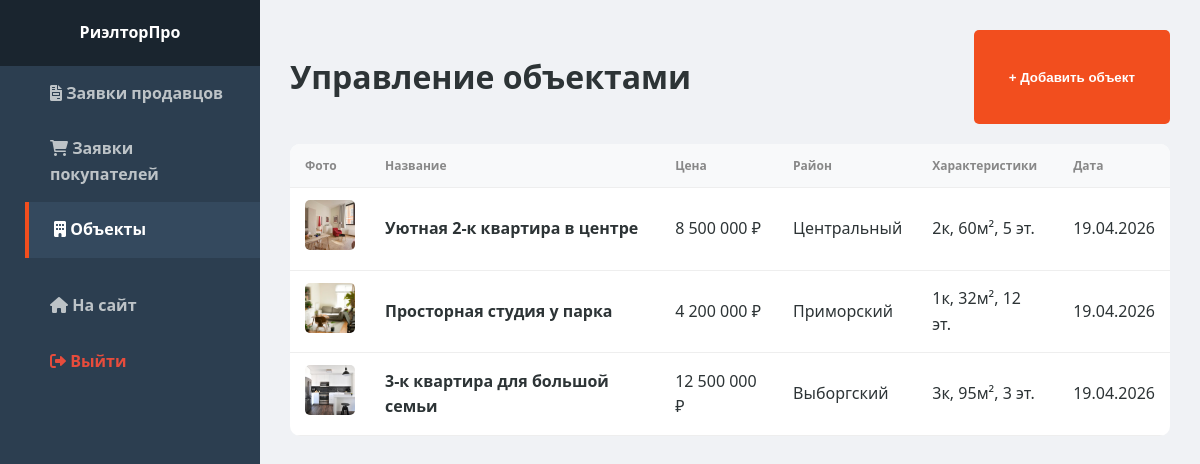
Before: /admin.php?view=properties (signed in) with the older database file.
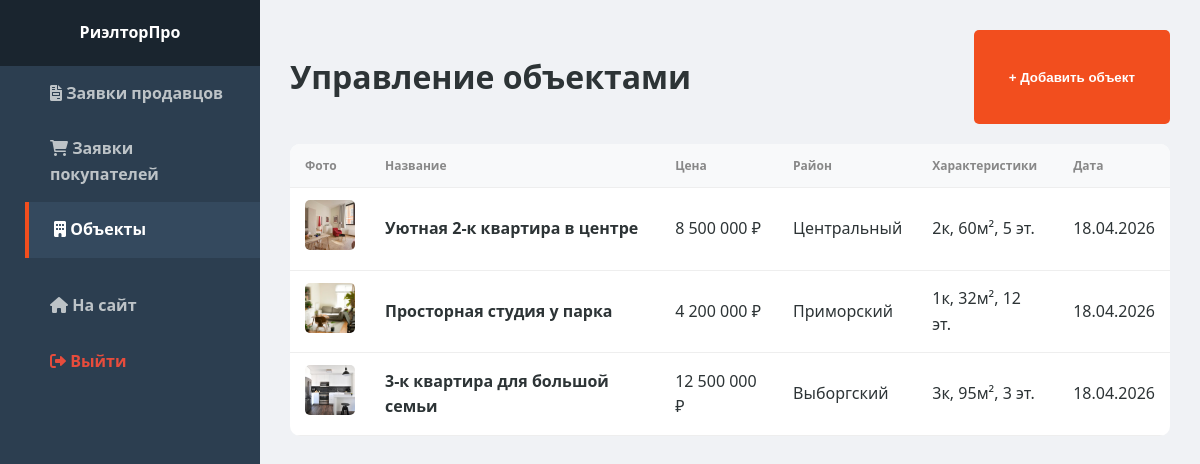
After: the same page with the newer database file.
### tables this page shows
CREATE TABLE IF NOT EXISTS `properties` (
  `id` int(11) NOT NULL AUTO_INCREMENT,
  `title` varchar(255) NOT NULL,
  `price` int(11) NOT NULL,
  `rooms` int(11) NOT NULL,
  `area` int(11) NOT NULL,
  `district` varchar(100) NOT NULL,
  `house_type` varchar(100) NOT NULL,
  `renovation` varchar(100) NOT NULL,
  `floor` int(11) NOT NULL,
  `image_url` varchar(255) DEFAULT NULL,
  `created_at` timestamp NOT NULL DEFAULT current_timestamp(),
  `description` text DEFAULT NULL,
  PRIMARY KEY (`id`)
);

### admin.php (the view, shortened to what this page needs)
<?php
require_once 'db.php';
$view = $_GET['view'] ?? 'sellers';
if ($view === 'buyers') {
    $stmt = $pdo->query("SELECT pr.*, p.title as property_name FROM property_requests pr JOIN properties p ON pr.property_id = p.id ORDER BY pr.created_at DESC");
    $data = $stmt->fetchAll();
} elseif ($view === 'properties') {
    $stmt = $pdo->query("SELECT * FROM properties ORDER BY created_at DESC");
    $data = $stmt->fetchAll();
} else {
    $stmt = $pdo->query("SELECT * FROM seller_requests ORDER BY created_at DESC");
    $data = $stmt->fetchAll();
}
?>
<!DOCTYPE html>
<html lang="ru">
<head>
    <link rel="stylesheet" href="https://cdnjs.cloudflare.com/ajax/libs/font-awesome/6.0.0/css/all.min.css">
    <link rel="stylesheet" href="style/style.css">
</head>
<body>
<aside class="sidebar">
    <div class="sidebar-header">РиэлторПро</div>
    <nav class="sidebar-menu">
        <a href="admin.php?view=sellers" class="<?= $view === 'sellers' ? 'active' : '' ?>"><i class="fas fa-file-invoice"></i> Заявки продавцов</a>
        <a href="admin.php?view=buyers" class="<?= $view === 'buyers' ? 'active' : '' ?>"><i class="fas fa-shopping-cart"></i> Заявки покупателей</a>
        <a href="admin.php?view=properties" class="<?= $view === 'properties' ? 'active' : '' ?>"><i class="fas fa-building"></i> Объекты</a>
        <a href="index.php" style="margin-top:20px;"><i class="fas fa-home"></i> На сайт</a>
        <a href="logout.php" style="color:#e74c3c;"><i class="fas fa-sign-out-alt"></i> Выйти</a>
    </nav>
</aside>
<main class="admin-main">
    <div style="display:flex; justify-content:space-between; margin-bottom:20px;">
        <h1>
            <?php
                if($view === 'properties') echo "Управление объектами";
                elseif($view === 'buyers') echo "Заявки покупателей";
                else echo "Заявки продавцов";
            ?>
        </h1>
        <?php if($view === 'properties'): ?>
            <button onclick="document.getElementById('addModal').style.display='flex'" class="btn-search" style="border-radius:5px;">+ Добавить объект</button>
        <?php endif; ?>
    </div>
    <table class="admin-table">
        <?php if($view === 'properties'): ?>
            <thead>
                <tr>
                    <th>Фото</th>
                    <th>Название</th>
                    <th>Цена</th>
                    <th>Район</th>
                    <th>Характеристики</th>
                    <th>Дата</th>
                </tr>
            </thead>
            <tbody>
                <?php foreach ($data as $item): ?>
                <tr>
                    <td><img src="img/objects/<?= $item['image_url'] ?>" class="img-preview"></td>
                    <td><strong><?= htmlspecialchars($item['title']) ?></strong></td>
                    <td><?= number_format($item['price'], 0, '', ' ') ?> ₽</td>
                    <td><?= $item['district'] ?></td>
                    <td><?= $item['rooms'] ?>к, <?= $item['area'] ?>м², <?= $item['floor'] ?> эт.</td>
                    <td><?= date('d.m.Y', strtotime($item['created_at'])) ?></td>
                </tr>
                <?php endforeach; ?>
            </tbody>
        <?php endif; ?>
    </table>
</main>
</body>
</html>

Changed rows visible on the page:
changed properties "Уютная 2-к квартира в центре": created_at "19.04.2026" → "18.04.2026"
changed properties "Просторная студия у парка": created_at "19.04.2026" → "18.04.2026"
changed properties "3-к квартира для большой семьи": created_at "19.04.2026" → "18.04.2026"
